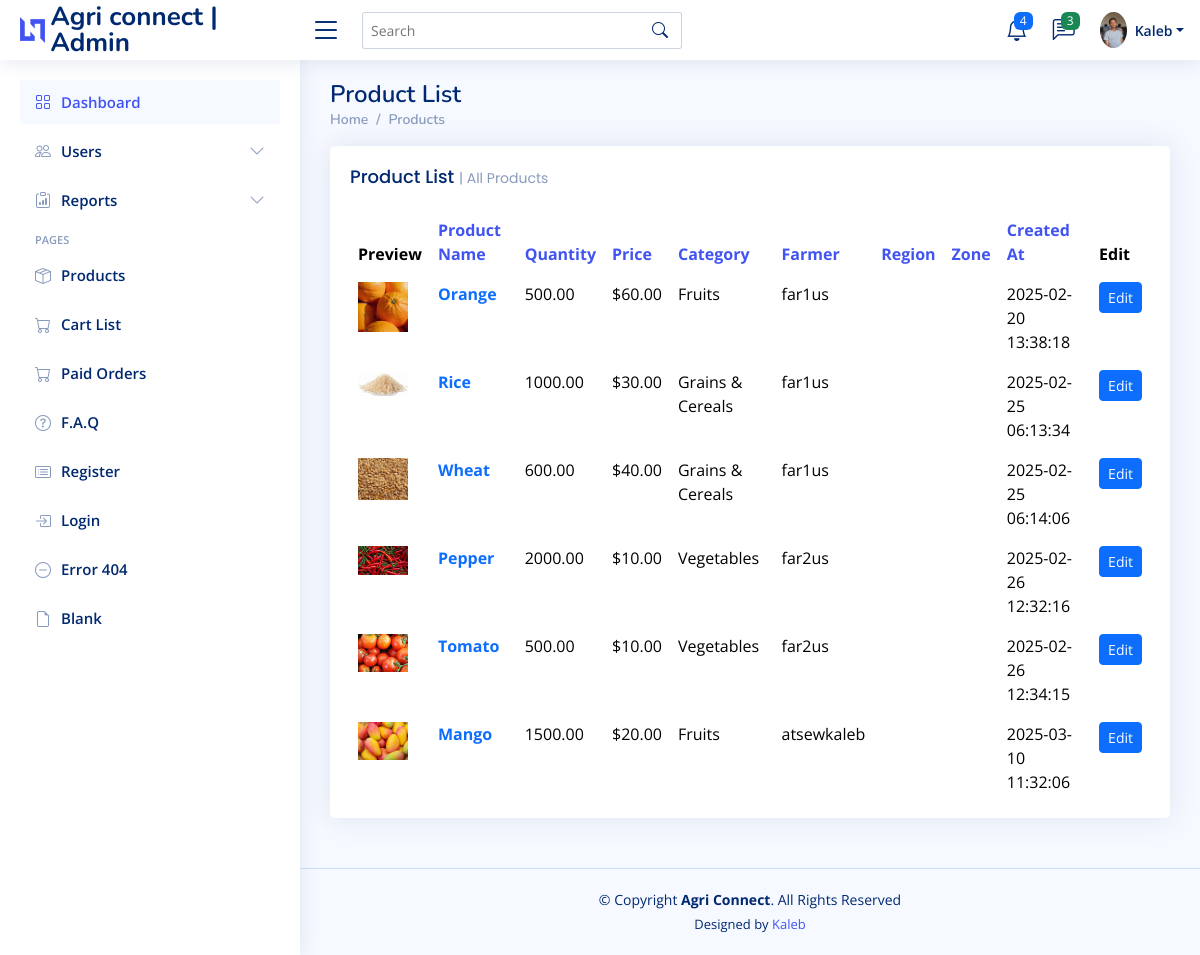
The page /admin-dashboard/products/ (signed in) on the database as committed earlier.
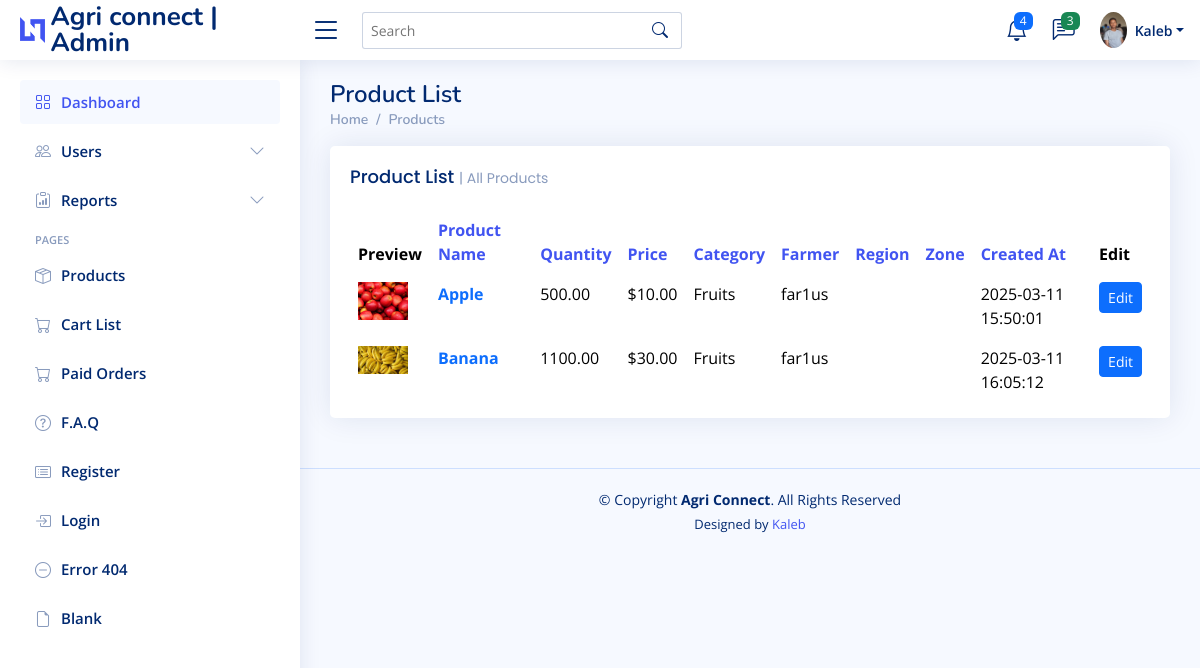
The same page on the database as committed later.
### app/models.py (models this page shows, shortened)
class Product(models.Model):
    product_id = models.CharField(max_length=15, unique=True, editable=False)  # New field for custom product ID
    product_name = models.CharField(max_length=200)
    product_quantity = models.DecimalField(max_digits=10, decimal_places=2)
    product_price = models.DecimalField(max_digits=10, decimal_places=2)
    product_image = models.ImageField(upload_to='products/', null=True, blank=True)
    product_category =models.CharField(max_length=20)
    created_at = models.DateTimeField(auto_now_add=True)
    farmer = models.ForeignKey(
        settings.AUTH_USER_MODEL,
        related_name='farmer_product',
        on_delete=models.SET_NULL,
        null=True,
        blank=True,
        limit_choices_to={'role': 'farmer'}
    )

class CustomUser(AbstractUser):
    STATUS = (
        ('farmer', 'Farmer'),
        ('buyer', 'Buyer'),
    )
    REGIONS = (
        ('Addis Ababa', 'Addis Ababa'),
        ('Afar', 'Afar'),
        ('Amhara', 'Amhara'),
        ('Benishangul-Gumuz', 'Benishangul-Gumuz'),
        ('Dire Dawa', 'Dire Dawa'),
        ('Gambela', 'Gambela'),
        ('Harari', 'Harari'),
        ('Oromia', 'Oromia'),
        ('Sidama', 'Sidama'),
        ('SNNP', 'SNNP'),
        ('Somali', 'Somali'),
        ('Tigray', 'Tigray'),
    )
    email = models.EmailField(unique=True)
    role = models.CharField("Role", max_length=100, choices=STATUS, default='none', blank=True)
    first_name = models.CharField(max_length=100)
    last_name = models.CharField(max_length=100)
    region = models.CharField(max_length=100, choices=REGIONS)
    zone = models.CharField(max_length=100)
    phone = models.CharField(max_length=20)
    is_activated = models.BooleanField(default=False)
    is_agreed = models.BooleanField(default=True)

### app/views.py (the view)
# urls.py: path('products/', views.product_list, name='product_list'),
@login_required
def products(request):
    sort_by = request.GET.get('sort', 'created_at') #default sort
    products = Product.objects.all().order_by(sort_by)
    context = {
        'products': products,
        'filter_title': 'All Products',
    }
    return render(request, 'dashboard/products.html', context)

### app/templates/dashboard/products.html (shortened to what this page needs)
{% extends 'dashboard/include/navbar.html' %}
{% block content %}
{% load static %}
<div class="pagetitle">
  <h1>Product List</h1>
  <nav>
    <ol class="breadcrumb">
      <li class="breadcrumb-item"><a href="{% url 'admin_dashboard' %}">Home</a></li>
      <li class="breadcrumb-item active"><a href="#">Products</a></li>
    </ol>
  </nav>
</div>
<div class="col-12">
    <div class="card top-selling overflow-auto">
        <div class="card-body pb-0">
            <h5 class="card-title">Product List <span>| {{ filter_title }}</span></h5>
            <table class="table table-borderless">
                <thead>
                    <tr>
                        <th scope="col">Preview</th>
                        <th scope="col"><a href="?sort=product_name">Product Name</a></th>
                        <th scope="col"><a href="?sort=product_quantity">Quantity</a></th>
                        <th scope="col"><a href="?sort=product_price">Price</a></th>
                        <th scope="col"><a href="?sort=product_category">Category</a></th>
                        <th scope="col"><a href="?sort=farmer__username">Farmer</a></th>
                        <th scope="col"><a href="?sort=region">Region</a></th>
                        <th scope="col"><a href="?sort=zone">Zone</a></th>
                        <th scope="col"><a href="?sort=created_at">Created At</a></th>
                        <th scope="col">Edit</a></th>
                    </tr>
                </thead>
                <tbody>
                    {% for product in products %}
                    <tr>
                        <th scope="row">
                            {% if product.product_image %}
                                <a href="#"><img src="{{ product.product_image.url }}" alt="{{ product.product_name }}" style="max-width: 50px; max-height: 50px;"></a>
                            {% else %}
                                <a href="#"><img src="https://via.placeholder.com/50" alt="Placeholder" style="max-width: 50px; max-height: 50px;"></a>
                            {% endif %}
                        </th>
                        <td><a href="{% url 'product_detail' product.id %}" class="text-primary fw-bold">{{ product.product_name }}</a></td>
                        <td>{{ product.product_quantity }}</td>
                        <td>${{ product.product_price }}</td>
                        <td>{{ product.product_category }}</td>
                        <td>{{ product.farmer.username }}</td>
                        <td>{{ product.farmer.region }}</td>
                        <td>{{ product.farmer.zone }}</td>
                        <td>{{ product.created_at|date:"Y-m-d H:i:s" }}</td>
                        <td>
                            <a href="{% url 'edit_product' product.id %}" class="btn btn-sm btn-primary">Edit</a>
                        </td>
                    </tr>
                    {% empty %}
                    <tr>
                        <td colspan="8" class="text-center">No products found.</td>
                    </tr>
                    {% endfor %}
                </tbody>
            </table>
        </div>
    </div>
</div>
<footer id="footer" class="footer">
  <div class="copyright">
    &copy; Copyright <strong><span>Agri Connect</span></strong>. All Rights Reserved
  </div>
  <div class="credits">
      Designed by <a href="#">Kaleb</a>
  </div>
</footer>
  {% endblock %}

### app/templates/dashboard/include/navbar.html (shortened to what this page needs)
<!DOCTYPE html>
<html lang="en">
    {% load static %}
<head>
  <link href="{% static 'assets/vendor/bootstrap/css/bootstrap.min.css'%}" rel="stylesheet">
  <link href="{% static 'assets/vendor/bootstrap-icons/bootstrap-icons.css'%}" rel="stylesheet">
  <link href="{% static 'assets/vendor/boxicons/css/boxicons.min.css'%}" rel="stylesheet">
  <link href="{% static 'assets/vendor/quill/quill.snow.css'%}" rel="stylesheet">
  <link href="{% static 'assets/vendor/quill/quill.bubble.css'%}" rel="stylesheet">
  <link href="{% static 'assets/vendor/remixicon/remixicon.css'%}" rel="stylesheet">
  <link href="{% static 'assets/vendor/simple-datatables/style.css'%}" rel="stylesheet">
  <link href="{% static 'assets/css/style.css'%}" rel="stylesheet">
</head>
<body>
  <header id="header" class="header fixed-top d-flex align-items-center">
    <div class="d-flex align-items-center justify-content-between">
      <a href="{% url 'admin_dashboard' %}" class="logo d-flex align-items-center">
        <img src="{%static 'assets/img/logo.png'%}" alt="">
        <span class="d-none d-lg-block">Agri connect | Admin</span>
      </a>
      <i class="bi bi-list toggle-sidebar-btn"></i>
    </div>
    <div class="search-bar">
      <form class="search-form d-flex align-items-center" method="POST" action="#">
        <input type="text" name="query" placeholder="Search" title="Enter search keyword">
        <button type="submit" title="Search"><i class="bi bi-search"></i></button>
      </form>
    </div>
    <nav class="header-nav ms-auto">
      <ul class="d-flex align-items-center">
<li class="nav-item dropdown">
  <a class="nav-link nav-icon" href="#" data-bs-toggle="dropdown">
    <i class="bi bi-bell"></i>
    <span class="badge bg-primary badge-number">4</span>
  </a>
</li>
<li class="nav-item dropdown">
  <a class="nav-link nav-icon" href="#" data-bs-toggle="dropdown">
    <i class="bi bi-chat-left-text"></i>
    <span class="badge bg-success badge-number">3</span>
  </a>
</li>
<li class="nav-item dropdown pe-3">
  <a class="nav-link nav-profile d-flex align-items-center pe-0" href="#" data-bs-toggle="dropdown">
    <img src="{% static 'assets/img/kaleb1.jpg'%}" alt="Profile" class="rounded-circle">
    <span class="d-none d-md-block dropdown-toggle ps-2">Kaleb</span>
  </a>
</li>
</ul>
</nav>
</header>
<aside id="sidebar" class="sidebar">
  <ul class="sidebar-nav" id="sidebar-nav">
    <li class="nav-item">
      <a class="nav-link " href="{% url 'admin_dashboard' %}">
        <i class="bi bi-grid"></i>
        <span>Dashboard</span>
      </a>
    </li>
  <li class="nav-item">
      <a class="nav-link collapsed" data-bs-target="#forms-nav" data-bs-toggle="collapse" href="#">
          <i class="bi bi-people"></i><span>Users</span><i class="bi bi-chevron-down ms-auto"></i>
      </a>
  </li>
  <li class="nav-item">
      <a class="nav-link collapsed" data-bs-target="#charts-nav" data-bs-toggle="collapse" href="#">
          <i class="bi bi-clipboard-data"></i><span>Reports</span><i class="bi bi-chevron-down ms-auto"></i>
      </a>
  </li>
<li class="nav-heading">Pages</li>
<li class="nav-item">
  <a class="nav-link collapsed" href="{% url 'products' %}">
      <i class="bi bi-box-seam"></i>
      <span>Products</span>
  </a>
</li>
<li class="nav-item">
  <a class="nav-link collapsed" href="{% url 'cart_list' %}">
      <i class="bi bi-cart"></i>
      <span>Cart List</span>
  </a>
</li>
<li class="nav-item">
  <a class="nav-link collapsed" href="{% url 'paid_list' %}">
      <i class="bi bi-cart"></i>
      <span>Paid Orders</span>
  </a>
</li>
<li class="nav-item">
<a class="nav-link collapsed" href="pages-faq.html">
  <i class="bi bi-question-circle"></i>
  <span>F.A.Q</span>
</a>
</li>
<li class="nav-item">
<a class="nav-link collapsed" href="pages-register.html">
  <i class="bi bi-card-list"></i>
  <span>Register</span>
</a>
</li>
<li class="nav-item">
<a class="nav-link collapsed" href="pages-login.html">
  <i class="bi bi-box-arrow-in-right"></i>
  <span>Login</span>
</a>
</li>
<li class="nav-item">
<a class="nav-link collapsed" href="pages-error-404.html">
  <i class="bi bi-dash-circle"></i>
  <span>Error 404</span>
</a>
</li>
<li class="nav-item">
<a class="nav-link collapsed" href="pages-blank.html">
  <i class="bi bi-file-earmark"></i>
  <span>Blank</span>
</a>
</li>
  </ul>
</aside>
<main id="main" class="main">
</body>
</html>
{% block content %}
{% endblock %}

### static/assets/css/style.css (style rules this page uses)
:root { scroll-behavior: smooth; }
body { font-family: "Open Sans", sans-serif; background: #f6f9ff; color: #444444; }
a { color: #4154f1; text-decoration: none; }
h1, h2, h3, h4, h5, h6 { font-family: "Nunito", sans-serif; }
#main { margin-top: 60px; padding: 20px 30px; transition: all 0.3s; }
.pagetitle { margin-bottom: 10px; }
.pagetitle h1 { font-size: 24px; margin-bottom: 0; font-weight: 600; color: #012970; }
.card { margin-bottom: 30px; border: none; border-radius: 5px; box-shadow: 0px 0 30px rgba(1, 41, 112, 0.1); }
.card-title { padding: 20px 0 15px 0; font-size: 18px; font-weight: 500; color: #012970; font-family: "Poppins", sans-serif; }
.card-title span { color: #899bbd; font-size: 14px; font-weight: 400; }
.card-body { padding: 0 20px 20px 20px; }
.breadcrumb { font-size: 14px; font-family: "Nunito", sans-serif; color: #899bbd; font-weight: 600; }
.breadcrumb a { color: #899bbd; transition: 0.3s; }
.breadcrumb .breadcrumb-item::before { color: #899bbd; }
.breadcrumb .active { color: #51678f; font-weight: 600; }
.logo { line-height: 1; }
@media (min-width: 1200px) { .logo { width: 280px; } }
.logo img { max-height: 26px; margin-right: 6px; }
.logo span { font-size: 26px; font-weight: 700; color: #012970; font-family: "Nunito", sans-serif; }
.header { transition: all 0.5s; z-index: 997; height: 60px; box-shadow: 0px 2px 20px rgba(1, 41, 112, 0.1); background-color: #fff; padding-left: 20px; }
.header .toggle-sidebar-btn { font-size: 32px; padding-left: 10px; cursor: pointer; color: #012970; }
.header .search-bar { min-width: 360px; padding: 0 20px; }
.header .search-form { width: 100%; }
.header .search-form input { border: 0; font-size: 14px; color: #012970; border: 1px solid rgba(1, 41, 112, 0.2); padding: 7px 38px 7px 8px; border-radius: 3px; transition: 0.3s; width: 100%; }
.header .search-form button { border: 0; padding: 0; margin-left: -30px; background: none; }
.header .search-form button i { color: #012970; }
.header-nav ul { list-style: none; }
.header-nav>ul { margin: 0; padding: 0; }
.header-nav .nav-icon { font-size: 22px; color: #012970; margin-right: 25px; position: relative; }
.header-nav .nav-profile { color: #012970; }
.header-nav .nav-profile img { max-height: 36px; }
.header-nav .nav-profile span { font-size: 14px; font-weight: 600; }
.header-nav .badge-number { position: absolute; inset: -2px -5px auto auto; font-weight: normal; font-size: 12px; padding: 3px 6px; }
.sidebar { position: fixed; top: 60px; left: 0; bottom: 0; width: 300px; z-index: 996; transition: all 0.3s; padding: 20px; overflow-y: auto; scrollbar-width: thin; scrollbar-color: #aab7cf transparent; box-shadow: 0px 0px 20px rgba(1, 41, 112, 0.1); background-color: #fff; }
@media (min-width: 1200px) { #main, #footer { margin-left: 300px; } }
.sidebar-nav { padding: 0; margin: 0; list-style: none; }
.sidebar-nav li { padding: 0; margin: 0; list-style: none; }
.sidebar-nav .nav-item { margin-bottom: 5px; }
.sidebar-nav .nav-heading { font-size: 11px; text-transform: uppercase; color: #899bbd; font-weight: 600; margin: 10px 0 5px 15px; }
.sidebar-nav .nav-link { display: flex; align-items: center; font-size: 15px; font-weight: 600; color: #4154f1; transition: 0.3; background: #f6f9ff; padding: 10px 15px; border-radius: 4px; }
.sidebar-nav .nav-link i { font-size: 16px; margin-right: 10px; color: #4154f1; }
.sidebar-nav .nav-link.collapsed { color: #012970; background: #fff; }
.sidebar-nav .nav-link.collapsed i { color: #899bbd; }
.sidebar-nav .nav-link .bi-chevron-down { margin-right: 0; transition: transform 0.2s ease-in-out; }
.footer { padding: 20px 0; font-size: 14px; transition: all 0.3s; border-top: 1px solid #cddfff; }
.footer .copyright { text-align: center; color: #012970; }
.footer .credits { padding-top: 5px; text-align: center; font-size: 13px; color: #012970; }

Rows that differ between the two databases and show on the page:
removed Product: product_image (picture), product_name "Orange", product_quantity "500.00", product_price "60.00", product_category "Fruits", farmer.username "far1us", created_at "2025-02-20 13:38:18"
removed Product: product_image (picture), product_name "Rice", product_quantity "1000.00", product_price "30.00", product_category "Grains & Cereals", farmer.username "far1us", created_at "2025-02-25 06:13:34"
removed Product: product_image (picture), product_name "Wheat", product_quantity "600.00", product_price "40.00", product_category "Grains & Cereals", farmer.username "far1us", created_at "2025-02-25 06:14:06"
removed Product: product_image (picture), product_name "Pepper", product_quantity "2000.00", product_price "10.00", product_category "Vegetables", farmer.username "far2us", created_at "2025-02-26 12:32:16"
removed Product: product_image (picture), product_name "Tomato", product_quantity "500.00", product_price "10.00", product_category "Vegetables", farmer.username "far2us", created_at "2025-02-26 12:34:15"
removed Product: product_image (picture), product_name "Mango", product_quantity "1500.00", product_price "20.00", product_category "Fruits", farmer.username "atsewkaleb", created_at "2025-03-10 11:32:06"
added Product: product_image (picture), product_name "Apple", product_quantity "500.00", product_price "10.00", product_category "Fruits", farmer.username "far1us", created_at "2025-03-11 15:50:01"
added Product: product_image (picture), product_name "Banana", product_quantity "1100.00", product_price "30.00", product_category "Fruits", farmer.username "far1us", created_at "2025-03-11 16:05:12"
